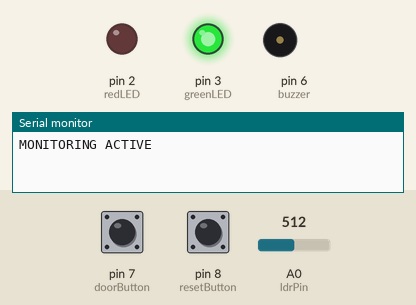
This sketch was run on a simulated Arduino Uno, built with avr-gcc and run on an emulated ATmega328P. Parts: output pins drawn as LEDs (lit = HIGH), buzzer (waves = sounding, pin HIGH), the last lines printed to the serial monitor. Dashed ring = blinking. The test bench sets the inputs (shaded band); at power-on: A0 (ldrPin) = 512, pin 7 (doorButton) LOW, pin 8 (resetButton) LOW.

Above: at 1.2 s.
1.3 s: A0 (ldrPin) set to 590
3.0 s: A0 (ldrPin) set to 610
At 3.9 s:
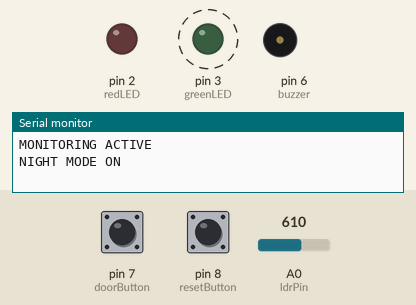
6.0 s: pin 7 (doorButton) pulled HIGH for 0.15 s
At 6.1 s:
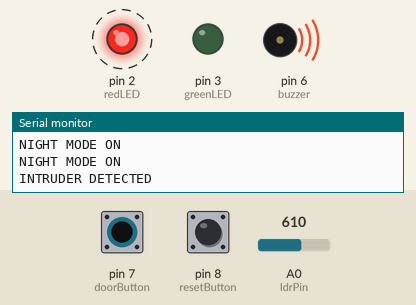
9.0 s: pin 8 (resetButton) pulled HIGH for 3.2 s
At 11.4 s:
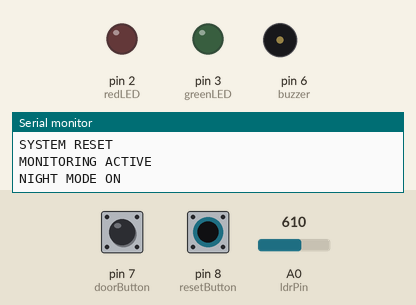
13.7 s: pin 7 (doorButton) pulled HIGH for 1 s
At 19.0 s:
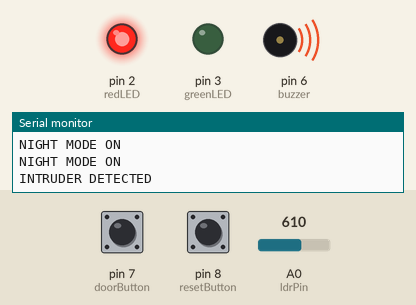
Timing chart, 0 to 19.3 s (numbered marks = the images above; inputs shaded):
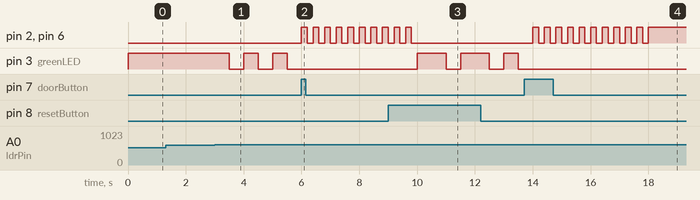

Measured:
- the behaviour switches between 600 and 601 on A0 (ldrPin) (found by bisection; images 0 and 1)
- after the input at 1.3 s, every drawn part: stays the same
- after the input at 3.0 s, pin 3 (greenLED): alternates HIGH for 0.50 s and LOW for 0.50 s, starting after 0.50 s
- after the input at 6.0 s, pin 2 (redLED), pin 6 (buzzer): alternates HIGH for 0.20 s and LOW for 0.20 s, starting at once; pin 3 (greenLED): stops changing and stays LOW
- after the input at 9.0 s, pin 3 (greenLED): goes HIGH 1.0 s, LOW 0.50 s, HIGH 1.0 s, LOW 0.50 s, HIGH 0.50 s, then LOW, starting after 1.0 s
- after the input at 13.7 s, pin 2 (redLED), pin 6 (buzzer): alternates HIGH for 0.20 s and LOW for 0.20 s, 21 changes in all, then stays HIGH, starting after 0.30 s; pin 3 (greenLED): stops changing and stays LOW

The sketch:

sketch_apr23b.ino
```cpp
int doorButton = 7;
int resetButton = 8;
int redLED = 2;
int greenLED = 3;
int buzzer = 6;
int ldrPin = A0;

bool alarmActive = false;

void setup() {
  pinMode(doorButton, INPUT);
  pinMode(resetButton, INPUT);
  pinMode(redLED, OUTPUT);
  pinMode(greenLED, OUTPUT);
  pinMode(buzzer, OUTPUT);

  Serial.begin(9600);

  Serial.println("MONITORING ACTIVE");
}

void loop() {
  int ldrValue = analogRead(ldrPin);

  if (ldrValue > 600 && !alarmActive) {
    Serial.println("NIGHT MODE ON");
    digitalWrite(greenLED, HIGH);
    delay(500);
    digitalWrite(greenLED, LOW);
    delay(500);
  }
  else if (!alarmActive) {
    digitalWrite(greenLED, HIGH);
  }

  if (digitalRead(doorButton) == HIGH && !alarmActive) {
    alarmActive = true;
    Serial.println("INTRUDER DETECTED");

    for (int i = 0; i < 10; i++) {
      digitalWrite(redLED, HIGH);
      digitalWrite(buzzer, HIGH);
      delay(200);
      digitalWrite(redLED, LOW);
      digitalWrite(buzzer, LOW);
      delay(200);
    }

    digitalWrite(redLED, HIGH);
    digitalWrite(buzzer, HIGH);
    digitalWrite(greenLED, LOW);
  }

  if (digitalRead(resetButton) == HIGH) {
    alarmActive = false;

    digitalWrite(redLED, LOW);
    digitalWrite(buzzer, LOW);
    digitalWrite(greenLED, HIGH);

    Serial.println("SYSTEM RESET");
    Serial.println("MONITORING ACTIVE");

    delay(500);
  }
}
```
